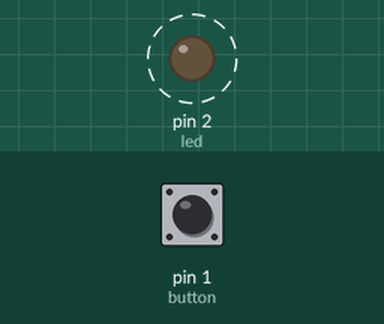
This sketch was run on a simulated Arduino Uno, built with avr-gcc and run on an emulated ATmega328P. Parts: output pins drawn as LEDs (lit = HIGH). Dashed ring = blinking. The inputs (shaded band) are chosen by the test bench; at power-on: pin 1 (button) HIGH.

Above: at 3.0 s.
3.1 s: pin 1 (button) pulled LOW for 3.2 s
At 3.6 s:
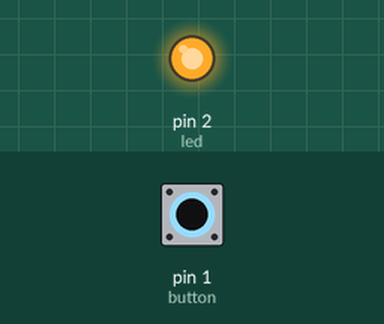
At 7.1 s:
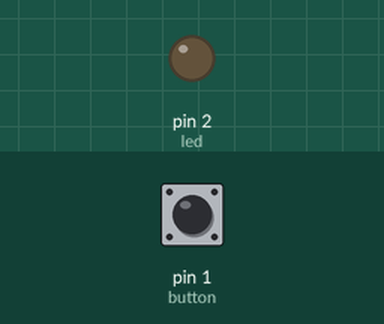
Timing chart, 0 to 16.5 s (numbered marks = the images above; inputs shaded):
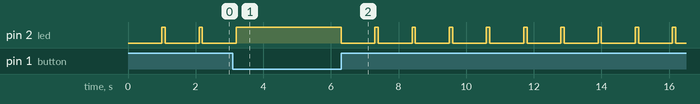

Measured:
- by itself, pin 2 (led): repeats every 1.1 s: LOW 1.0 s, HIGH 0.10 s

The sketch:

sketch_dec14a.ino
```cpp
const int led = 2;
const int button = 1;
int button_state = 1;

void setup() {
  pinMode(led, OUTPUT);
  pinMode(button, INPUT_PULLUP);
  digitalWrite(led, 1);
}

void loop() {
  button_state = digitalRead(button);
  if(button_state==HIGH){
  digitalWrite(led, 0);
delay(1000);
digitalWrite(led, 1);
delay(100);
button_state = 1;
  }
}
```
